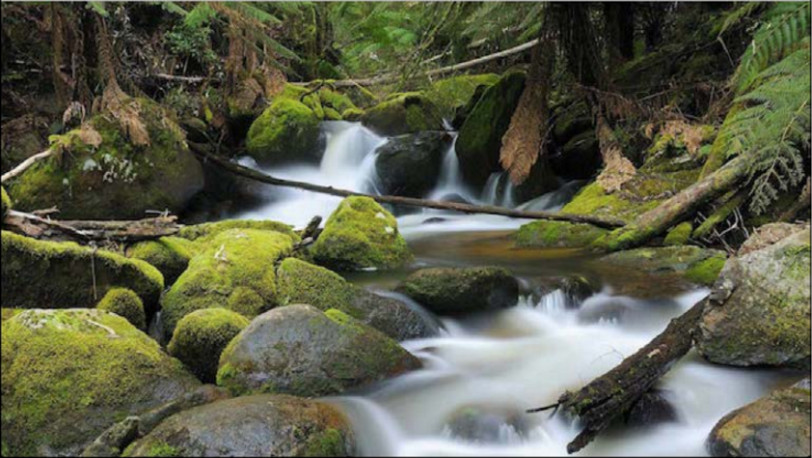
#> input picture cumulative-histograms/input.jpg, 812 x 458 px
$ python cum-gray-hist.py --image input.jpg
#> lines starting #> are read from the running program, lines starting #| are printed output that depends on the picture
import matplotlib.pyplot as plt
import argparse
import cv2

parser = argparse.ArgumentParser()
parser.add_argument("-i", "--image", required=True, help="Path to the input image")
args = vars(parser.parse_args())

image_BGR = cv2.imread(args["image"])
#> image_BGR is the input picture: shape (458, 812, 3); mean B, G, R 72.5, 93.3, 91.1
image_RGB = cv2.cvtColor(image_BGR, cv2.COLOR_BGR2RGB)
image = cv2.cvtColor(image_RGB, cv2.COLOR_RGB2GRAY)
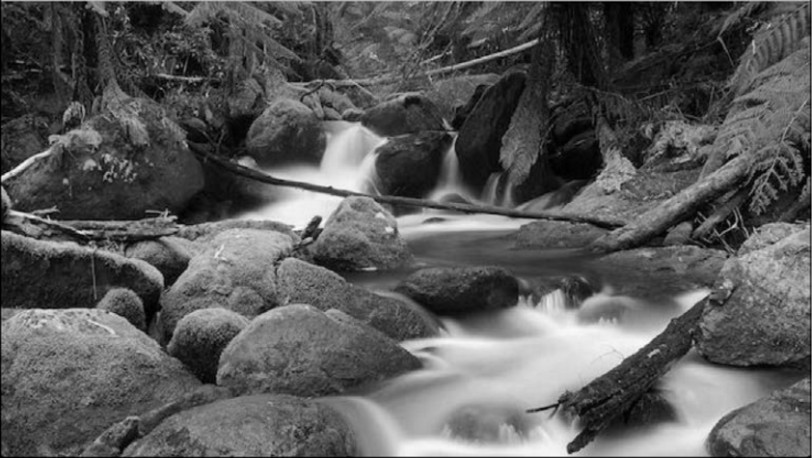
#> image: shape (458, 812); min 0, max 253, mean 90.3

# Histogram is computed
hist = cv2.calcHist([image], [0], None, [256], [0, 256], accumulate=True)
#> hist = 256 values, max 2811 at index 39, min 0 at index 254, mean 1452.7
# Histograma normalizado
hist /= hist.sum()
#> hist = 256 values, max 0.00756 at index 39, min 0 at index 254, mean 0.00391
# Histograma acumulado
cumulative_hist = hist.cumsum()
#> cumulative_hist = 256 values from 0.000627 to 1

# Se genera una figura para mostrar la imagen y su histograma
fig = plt.figure(figsize=(9,6))
# Se crean los subplots del grafico
ax1 = fig.add_subplot(1,2,1)
ax2 = fig.add_subplot(1,2,2)
# Se dibuja la imagen original
ax1.imshow(image, cmap='gray')
ax1.set_title("Original Image")

# Se dibuja el histograma
ax2.plot(cumulative_hist)
ax2.set_title("Histogram")

plt.show()
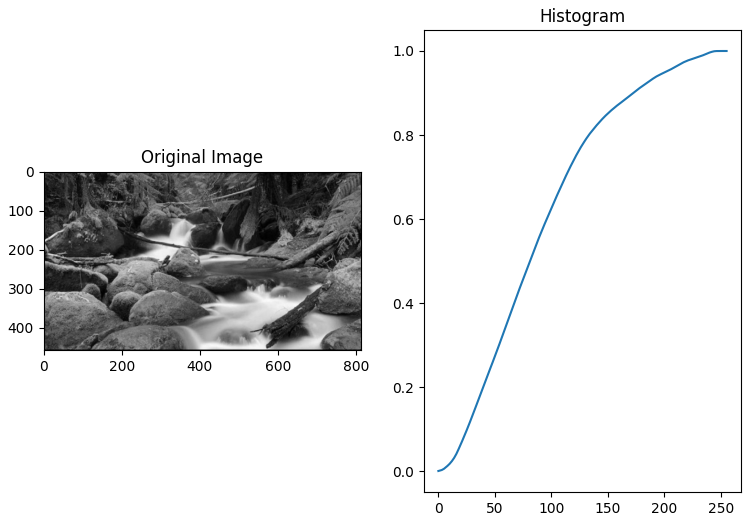
#> figure drawn by matplotlib, 2 panels; panel 2: curve peaks at x = 253, y = 1
